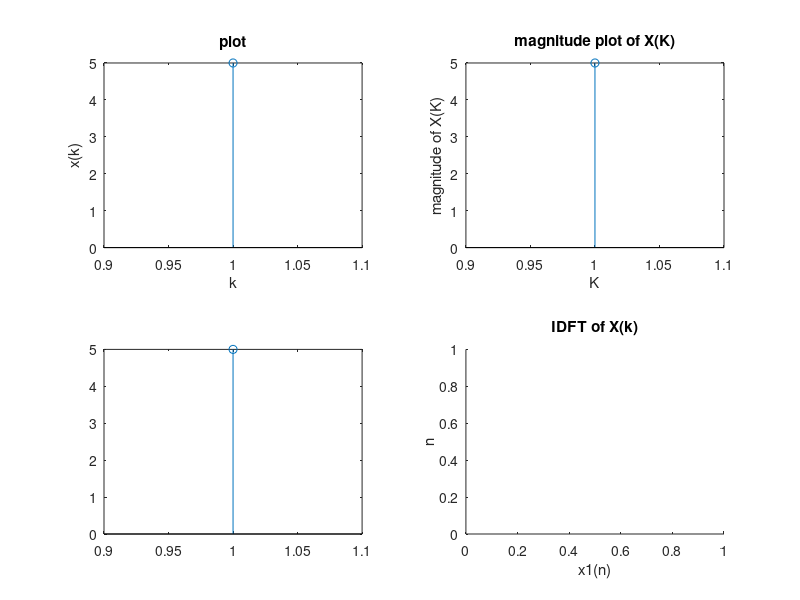

Write the MATLAB code that produced this figure.

clc
clear all
x=input("enter the sequence 0-(N-1)");
N=length(x);
for K=1:N
    X(K)=0;
    for n=1:N
        X(K)=X(K)+x(n)*exp(-j*2*pi*(K-1)*(n-1)/N)
    end
end
subplot(2,2,1)
stem(x)
xlabel("k")
ylabel("x(k)")
title ('plot')
subplot(2,2,2)
stem(abs(X))
xlabel('K')
ylabel('magnitude of X(K)')
title("magnitude plot of X(K)")
subplot(2,2,3)
stem(angle(X));
xlabel("K")
ylabel("phase of K")
title("phase plot of X(K)")
X1=X;
%N=length(X1);
for n=1:N
    x1(n)=0;
    for K=1:N
        x1(n)= x1(n)+(X1(K)*exp(j*2 *pi*(K-1)*(n-1)/N))/N
    end
end
subplot(2,2,3)
stem(real(x1))
subplot(2,2,4)
xlabel("x1(n)")
ylabel("n")
title("IDFT of X(k)")


    


